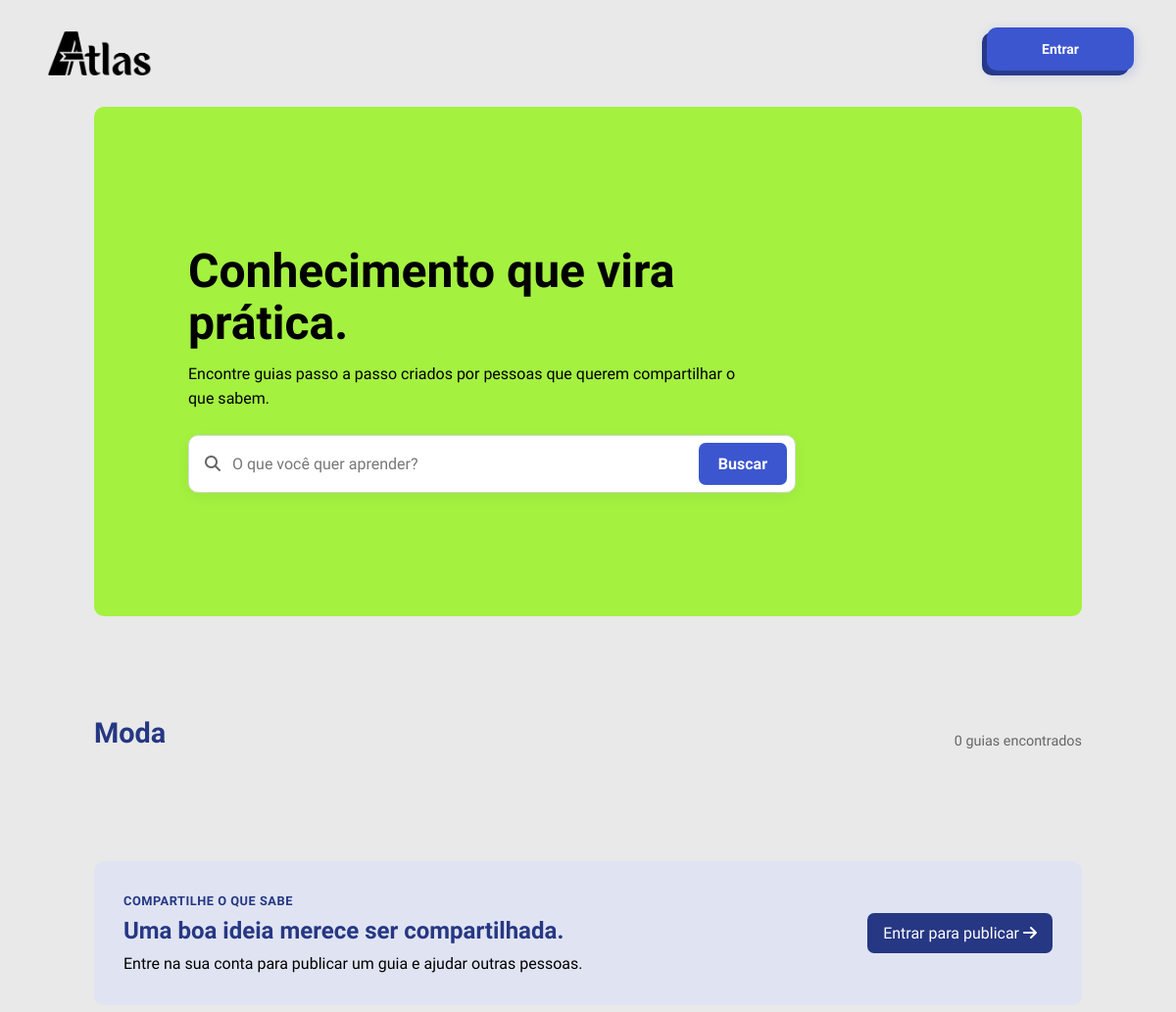
Page /guias_Moda.php (upper part) on the earlier database version.
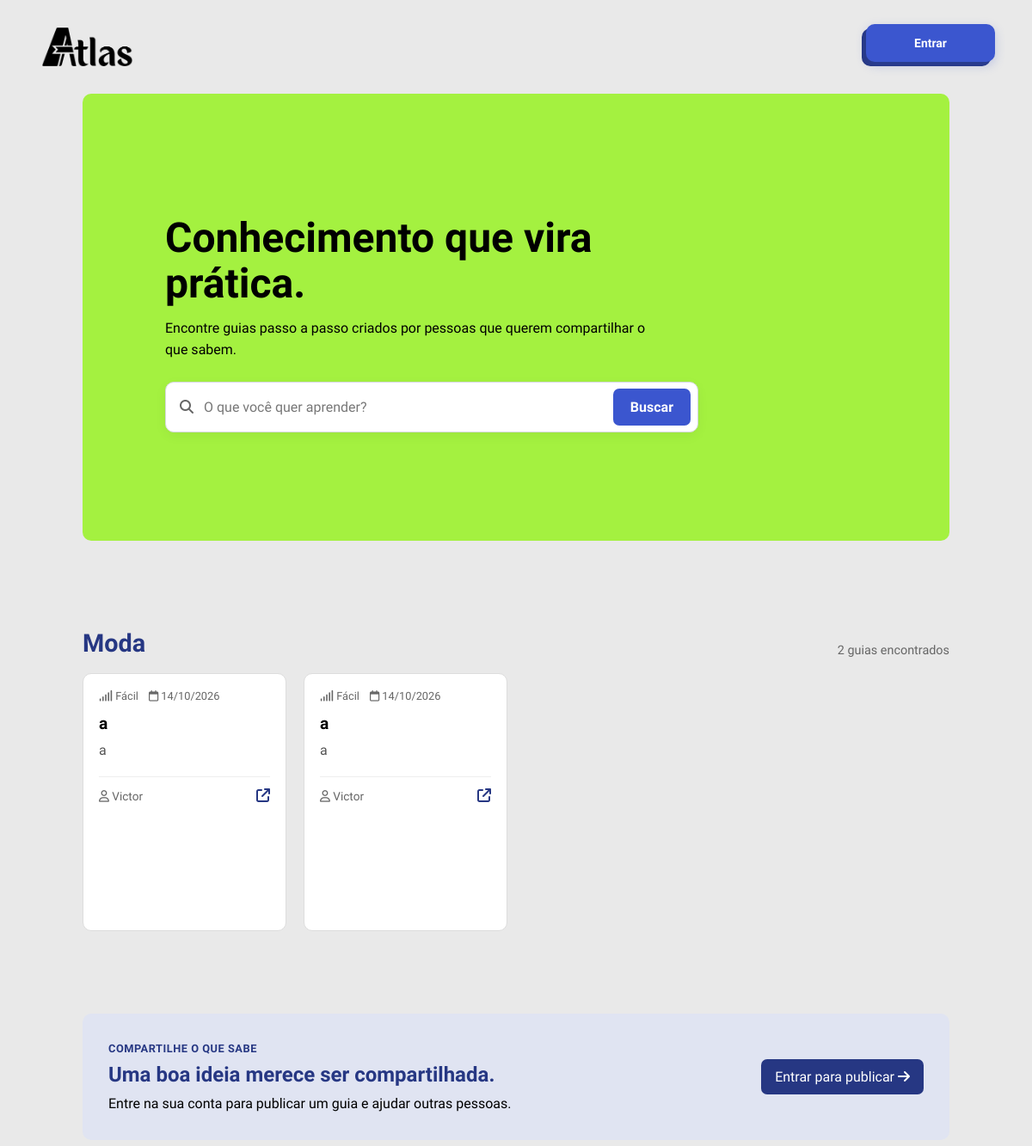
Same page on the later database version.
### tables this page shows
CREATE TABLE `guia` (
  `id_guia` int(11) NOT NULL,
  `id_usuario` int(11) NOT NULL,
  `titulo` varchar(200) NOT NULL,
  `descricao` text NOT NULL,
  `categoria` enum('Culinária','Casa','Limpeza','Finanças','Trabalho','Educação','Saúde','Automóveis','Transporte','Tecnologia','Jardinagem','Moda','Cuidados','Manutenção','Compras') NOT NULL,
  `dificuldade` enum('Fácil','Médio','Difícil') NOT NULL,
  `capa` blob NOT NULL,
  `foto` blob NOT NULL,
  `video` mediumblob NOT NULL,
  `data_criacao` datetime NOT NULL DEFAULT current_timestamp(),
  `data_atualizacao` datetime DEFAULT NULL
);

CREATE TABLE `usuario` (
  `id_usuario` int(11) NOT NULL,
  `foto` blob DEFAULT NULL,
  `nome` varchar(100) NOT NULL,
  `email` varchar(150) NOT NULL,
  `senha` varchar(255) NOT NULL,
  `preferencia` enum('Culinária','Casa','Limpeza','Finanças','Trabalho','Educação','Saúde','Automóveis','Transporte','Tecnologia','Jardinagem','Moda','Cuidados','Manutenção','Compras') NOT NULL,
  `nivel` enum('1','2','3','') NOT NULL DEFAULT '3',
  `estado` enum('ativo','inativo','','') NOT NULL DEFAULT 'ativo',
  `data_criacao` datetime NOT NULL DEFAULT current_timestamp()
);

### guias_Moda.php (the view, shortened to what the changed rows need)
<?php
require_once __DIR__ . '/conexao.php';
$busca = $_GET['busca'] ?? '';
$pagina = max(1, (int)($_GET['pagina'] ?? 1));
$porPagina = 9;
$inicio = ($pagina - 1) * $porPagina;
if (isset($_POST['busca'])) {
    $sql = "SELECT COUNT(*) AS total FROM guia
        WHERE titulo LIKE '%$busca%' OR descricao LIKE '%$busca%'";
    $resultadoTotal = $conn->query($sql);
    $total = mysqli_fetch_assoc($resultadoTotal)['total'];
} else {
    $sql = "SELECT COUNT(*) AS total FROM guia
        WHERE categoria = 'Moda'";
    $resultadoTotal = $conn->query($sql);
    $total = mysqli_fetch_assoc($resultadoTotal)['total'];
}
if (isset($_POST['busca'])) {
    $sql = "SELECT g.id_guia, g.titulo, g.descricao, g.categoria, g.dificuldade,
               g.data_criacao, u.nome AS autor
        FROM guia g
        LEFT JOIN usuario u ON u.id_usuario = g.id_usuario
        WHERE g.titulo LIKE '%$busca%' OR g.descricao LIKE '%$busca%'
        ORDER BY g.data_criacao DESC
        LIMIT $porPagina OFFSET $inicio";
    $resultado = $conn->query($sql);
} else {
    $sql = "SELECT g.id_guia, g.titulo, g.descricao, g.categoria, g.dificuldade,
               g.data_criacao, u.nome AS autor
        FROM guia g
        LEFT JOIN usuario u ON u.id_usuario = g.id_usuario
        WHERE g.categoria = 'Moda'
        ORDER BY g.data_criacao DESC
        LIMIT $porPagina OFFSET $inicio";
    $resultado = $conn->query($sql);
}
function h($valor): string
{
    return htmlspecialchars((string)$valor, ENT_QUOTES, 'UTF-8');
}
?>
<!DOCTYPE html>
<html lang="pt-br">
<head>
    <link rel="stylesheet" href="https://cdnjs.cloudflare.com/ajax/libs/font-awesome/6.4.0/css/all.min.css">
    <link rel="stylesheet" href="css/guias.css">
</head>
<body>
    <main class="pagina-guias">
        <section class="hero-guias">
            <div class="hero-conteudo">
                <h1>Conhecimento que vira prática.</h1>
            </div>
        </section>
        <section class="resultados-guias">
            <div class="titulo-secao titulo-resultados">
                <div>
                    <h2>Moda</h2>
                </div>
                <span class="contador-guias"><?= $total ?> <?= $total === 1 ? 'guia encontrado' : 'guias encontrados' ?></span>
            </div>
            <?php if ($total === 0): ?>
                <div class="estado-vazio">
                    <i class="fa-regular fa-folder-open"></i>
                    <h3>Nenhum guia encontrado</h3>
                    <p>Tente buscar por outro termo.</p>
                    <a href="guias.php">Limpar filtros</a>
                </div>
            <?php else: ?>
                <div class="grade-guias">
                    <?php while ($guia = $resultado->fetch_assoc()): ?>
                        <a class="cartao-guia" href="guia.php?id=<?= (int)$guia['id_guia'] ?>">
                            <div class="conteudo-cartao">
                                <div class="metadados-cartao">
                                    <span><i class="fa-solid fa-signal"></i> <?= h($guia['dificuldade']) ?></span>
                                    <span><i class="fa-regular fa-calendar"></i> <?= h(date('d/m/Y', strtotime($guia['data_criacao']))) ?></span>
                                </div>
                                <h3><?= h($guia['titulo']) ?></h3>
                                <p><?= h(mb_strimwidth(trim($guia['descricao']), 0, 118, '…', 'UTF-8')) ?></p>
                                <div class="rodape-cartao">
                                    <span class="autor-guia"><i class="fa-regular fa-user"></i> <?= h($guia['autor'] ?: 'Comunidade ATLAS') ?></span>
                                    <span class="abrir-guia" aria-label="Abrir guia"><i class="fa-solid fa-arrow-up-right-from-square"></i></span>
                                </div>
                            </div>
                        </a>
                    <?php endwhile; ?>
                </div>
            <?php endif; ?>
        </section>
        <?php if (!isset($_SESSION['id'])): ?>
            <section class="convite-criar">
                <div><span class="sobretitulo">COMPARTILHE O QUE SABE</span>
                    <h2>Uma boa ideia merece ser compartilhada.</h2>
                </div>
            </section>
        <?php endif; ?>
    </main>
</body>
</html>

Differences in the rows shown:
added guia: dificuldade "Fácil", data_criacao "14/10/2026", titulo "a", descricao "a", id_usuario.nome "Victor"
added guia: dificuldade "Fácil", data_criacao "14/10/2026", titulo "a", descricao "a", id_usuario.nome "Victor"
Other differences:
$total: "0" → "2"
